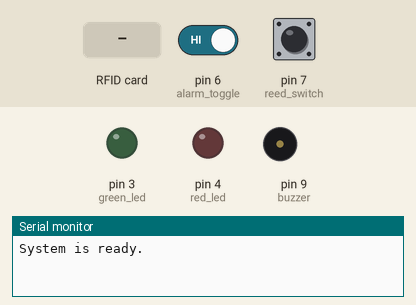
This sketch was run on a simulated Arduino Uno, built with avr-gcc and run on an emulated ATmega328P. On the bench: output pins drawn as LEDs (lit = HIGH), buzzer (waves = sounding), the last lines printed to the serial monitor. The test bench sets the inputs (shaded band); at power-on: pin 7 (reed_switch) LOW, pin 6 (alarm_toggle) HIGH. Pins used as bus, display or sensor lines are not drawn.

Above: at 2.2 s.
2.3 s: RFID card 5E 7A 19 C4 held to the reader
At 3.7 s:
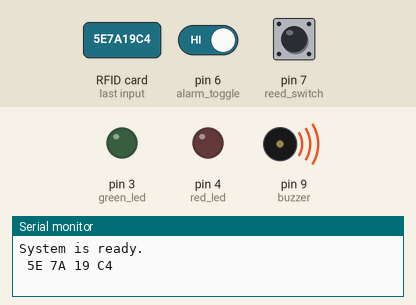
4.2 s: RFID card EC 72 C6 38 held to the reader
At 4.6 s:
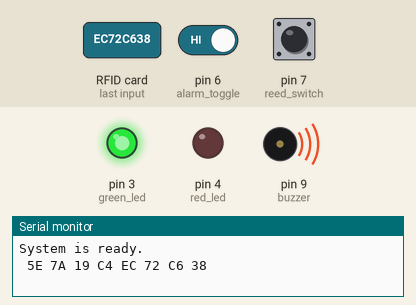
6.3 s: pin 7 (reed_switch) pulled HIGH for 0.15 s
At 21.8 s:
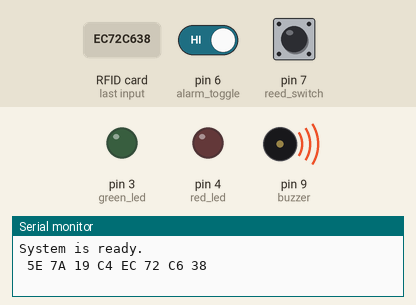
Timing chart, 0 to 22.8 s (numbered marks = the images above; inputs shaded):
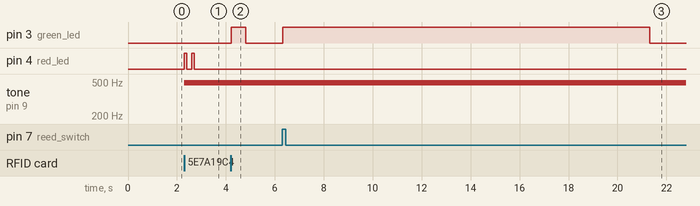

Measured:
- after the input at 2.3 s, pin 4 (red_led): alternates HIGH for 0.10 s and LOW for 0.20 s, 4 changes in all, then stays LOW, starting at once; tone on pin 9 (buzzer): silent → 490 Hz at once
- after the input at 4.2 s, pin 3 (green_led): LOW → HIGH at once, → LOW 0.60 s later
- after the input at 6.3 s, pin 3 (green_led): LOW → HIGH at once, → LOW 15.0 s later

The sketch:

door_security_system.ino
```cpp
#include <SPI.h>
#include <MFRC522.h>
#include <Wire.h>

#define SS_PIN 10
#define RST_PIN 8
MFRC522 mfrc522(SS_PIN, RST_PIN);

#define buzzer 9
#define reed_switch 7
#define alarm_toggle 6
#define red_led 4
#define green_led 3

#define button 2

bool alarmed = true;
bool access = false;
bool allowed_to_pass = false;
bool verified = false;
bool without_access = false;
bool inside = false;

/*
   R001 = Somebody went inside without an authorized access.
   R002 = Somebody used an invalid card.

   green_led = Acess is granted.
   red_led = Access is denied or alarm is activated.
*/


void setup() {
  SPI.begin();
  mfrc522.PCD_Init();
  Serial.begin(9600);
  pinMode(green_led, OUTPUT);
  pinMode(red_led, OUTPUT);
  pinMode(buzzer, OUTPUT);
  pinMode(alarm_toggle, INPUT_PULLUP);
  pinMode(reed_switch, INPUT);
  pinMode(button, INPUT);
  noTone(buzzer);
  delay(1000);
  Serial.println("System is ready.");
}

void loop() {
  alarm_system();  // Sets the alarm-staus by reading the alarm_toggle.

  if (alarmed == true) {
    door_system();  // Checks the reed_switch's status, to know if the door has been opened.
    read_card();    // Reads the RFID card for authorization.
    //read_button();  // Reads the button's status.
  }
}

void alarm_system() {
  if (digitalRead(alarm_toggle) == 0) {
    alarmed = false;
  } else {
    alarmed = true;
  }
}


void read_button() {
  if (digitalRead(button) == 1 && without_access == false) {
    allowed_to_pass = true;
    digitalWrite(green_led, 1);
    delay(1000 * 15);
    allowed_to_pass = false;
    digitalWrite(green_led, 0);
  }
}


void read_card() {
  if (!mfrc522.PICC_IsNewCardPresent()) {
    return;
  }
  if (!mfrc522.PICC_ReadCardSerial()) {
    return;
  }
  String content = "";
  for (byte i = 0; i < mfrc522.uid.size; i++) {
    Serial.print(mfrc522.uid.uidByte[i] < 0x10 ? " 0" : " ");
    Serial.print(mfrc522.uid.uidByte[i], HEX);
    content.concat(String(mfrc522.uid.uidByte[i] < 0x10 ? " 0" : " "));
    content.concat(String(mfrc522.uid.uidByte[i], HEX));
  }
  content.toUpperCase();
  if (content.substring(1) == "EC 72 C6 38" || content.substring(1) == "89 66 39 B2" || content.substring(1) == "B9 FF 6D B3") {
    if (without_access == true) {
      verified = true;
      return;
    }
    digitalWrite(green_led, 1);
    analogWrite(buzzer, 25);
    delay(600);
    analogWrite(buzzer, 0);
    digitalWrite(green_led, 0);
    delay(1000);
    access = true;
    if (inside == false)
    {
      inside = true;
    }
  } else {
    R002();
  }
}

void door_system() {
  if (alarmed == true && digitalRead(reed_switch) == 1) {
    if (access == false && allowed_to_pass == false) {
      if (verified == true) {
        digitalWrite(green_led, 1);
        delay(1000 * 10);
        digitalWrite(green_led, 0);
        verified = false;
        without_access = false;
      } else {
        without_access = true;
        R001();
      }
    } else {
      digitalWrite(green_led, 1);
      delay(1000 * 15);
      digitalWrite(green_led, 0);
      access = false;
    }
  }
}

// Somebody went inside without an authorized access.
void R001() {
  digitalWrite(red_led, 1);
  for (int i = 35; i > 0; i = i - 1) {
    read_card();
    digitalWrite(red_led, 1);
    analogWrite(buzzer, 50);
    delay(300);
    analogWrite(buzzer, 0);
    digitalWrite(red_led, 0);
    delay(300);
    if (verified == true) {
      break;
    }
  }
  digitalWrite(red_led, 0);
}

// Somebody used an invalid card.
void R002() {
  for (int i = 2; i > 0; i = i - 1) {
    digitalWrite(red_led, 1);
    analogWrite(buzzer, 25);
    delay(100);
    analogWrite(buzzer, 0);
    digitalWrite(red_led, 0);
    delay(200);
  }
}
```
